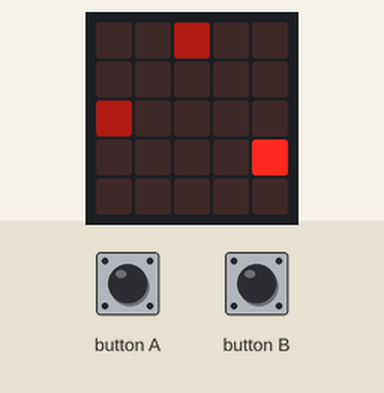
The program below on a simulated BBC micro:bit (MakeCode). On the bench: the board's 5×5 LED display. Inputs (shaded band) come from the test bench. Random numbers come from a fixed seed; the short countdown, score and lost-life animations are approximate; the run ends where the board's game-over animation would start. At 5.7 s the program stops and its outputs stay as they are.

Above: at 1.2 s.
1.3 s: button A pressed for 0.15 s
At 1.89 s:
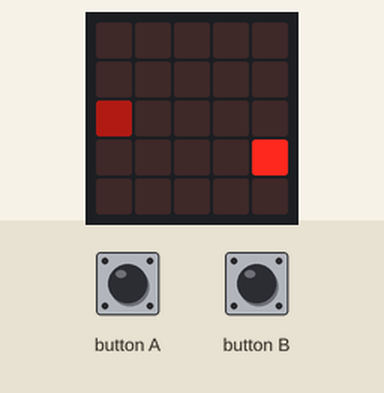
2.0 s: button B pressed for 0.15 s
At 2.42 s:
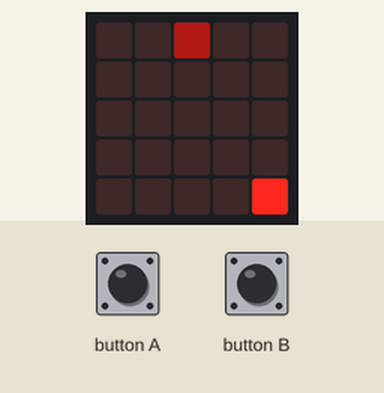
2.7 s: button A pressed for 0.15 s
3.4 s: button B pressed for 0.15 s
At 6.2 s:
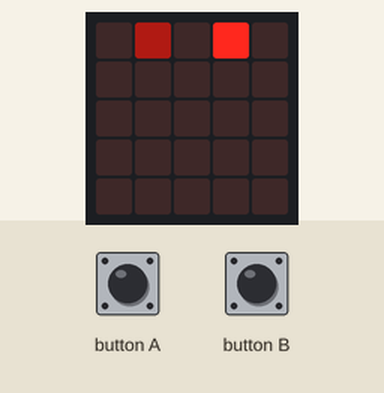
Timing chart, 0 to 7.2 s (numbered marks = the images above; inputs shaded):
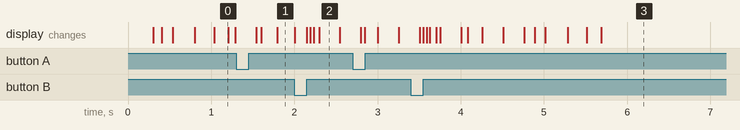

The program:

main.ts
```typescript
function generatePointLocation () {
    point.set(LedSpriteProperty.X, randint(0, 4))
    if (point.get(LedSpriteProperty.X) == 0) {
        point.set(LedSpriteProperty.Y, randint(0, 4))
    } else if (point.get(LedSpriteProperty.X) == 1) {
        trueorfalse = randint(0, 1)
        if (trueorfalse == 0) {
            point.set(LedSpriteProperty.Y, 0)
        } else {
            point.set(LedSpriteProperty.Y, 4)
        }
    } else if (point.get(LedSpriteProperty.X) == 2) {
        trueorfalse = randint(0, 1)
        if (trueorfalse == 0) {
            point.set(LedSpriteProperty.Y, 0)
        } else {
            point.set(LedSpriteProperty.Y, 4)
        }
    } else if (point.get(LedSpriteProperty.X) == 3) {
        trueorfalse = randint(0, 1)
        if (trueorfalse == 0) {
            point.set(LedSpriteProperty.Y, 0)
        } else {
            point.set(LedSpriteProperty.Y, 4)
        }
    } else {
        point.set(LedSpriteProperty.Y, randint(0, 4))
    }
}
input.onButtonPressed(Button.A, function () {
    playerSprite.turn(Direction.Right, 180)
    if (direction == 1) {
        direction = 0
    } else {
        direction = 1
    }
})
function generateBlockLocation () {
    block.set(LedSpriteProperty.X, randint(0, 4))
    if (block.get(LedSpriteProperty.X) == 0) {
        block.set(LedSpriteProperty.Y, randint(0, 4))
    } else if (block.get(LedSpriteProperty.X) == 1) {
        trueorfalse = randint(0, 1)
        if (trueorfalse == 0) {
            block.set(LedSpriteProperty.Y, 0)
        } else {
            block.set(LedSpriteProperty.Y, 4)
        }
    } else if (block.get(LedSpriteProperty.X) == 2) {
        trueorfalse = randint(0, 1)
        if (trueorfalse == 0) {
            block.set(LedSpriteProperty.Y, 0)
        } else {
            block.set(LedSpriteProperty.Y, 4)
        }
    } else if (block.get(LedSpriteProperty.X) == 3) {
        trueorfalse = randint(0, 1)
        if (trueorfalse == 0) {
            block.set(LedSpriteProperty.Y, 0)
        } else {
            block.set(LedSpriteProperty.Y, 4)
        }
    } else {
        block.set(LedSpriteProperty.Y, randint(0, 4))
    }
}
input.onButtonPressed(Button.B, function () {
    if (playerSprite.get(LedSpriteProperty.X) == point.get(LedSpriteProperty.X) && playerSprite.get(LedSpriteProperty.Y) == point.get(LedSpriteProperty.Y)) {
        game.addScore(1)
        if (playerSpeed > 100) {
            playerSpeed += -20
        }
        if (game.score() % 10 == 0) {
            game.addLife(1)
        }
    } else {
        game.removeLife(1)
    }
    generatePointLocation()
    generateBlockLocation()
    while (point.get(LedSpriteProperty.X) == block.get(LedSpriteProperty.X) && point.get(LedSpriteProperty.Y) == block.get(LedSpriteProperty.Y) || (playerSprite.get(LedSpriteProperty.X) == point.get(LedSpriteProperty.X) || playerSprite.get(LedSpriteProperty.Y) == point.get(LedSpriteProperty.Y))) {
        generatePointLocation()
    }
    while (point.get(LedSpriteProperty.X) == block.get(LedSpriteProperty.X) && point.get(LedSpriteProperty.Y) == block.get(LedSpriteProperty.Y) || (playerSprite.get(LedSpriteProperty.X) == block.get(LedSpriteProperty.X) || playerSprite.get(LedSpriteProperty.Y) == block.get(LedSpriteProperty.Y))) {
        generateBlockLocation()
    }
    paused = 1
    basic.pause(500)
    paused = 0
})
// Skapa spelare
// Sätt riktning
// Skapa första målet
// Skapa första blockeringen
// Ändra ljusstyrkor för tydlighet
// Skapa liv
// Sätt startvärde för hastighet
// Se till att spelet är opausat
let trueorfalse = 0
let paused = 0
let playerSpeed = 0
let block: game.LedSprite = null
let point: game.LedSprite = null
let direction = 0
let playerSprite: game.LedSprite = null
playerSprite = game.createSprite(2, 4)
direction = 1
point = game.createSprite(2, 0)
block = game.createSprite(0, 2)
block.set(LedSpriteProperty.Brightness, 55)
point.set(LedSpriteProperty.Blink, 250)
point.set(LedSpriteProperty.Brightness, 55)
game.setLife(3)
playerSpeed = 400
paused = 0
basic.forever(function () {
    while (paused == 0) {
        playerSprite.move(1)
        if (playerSprite.get(LedSpriteProperty.X) == 4 && playerSprite.get(LedSpriteProperty.Y) == 4 || playerSprite.get(LedSpriteProperty.X) == 4 && playerSprite.get(LedSpriteProperty.Y) == 0 || (playerSprite.get(LedSpriteProperty.X) == 0 && playerSprite.get(LedSpriteProperty.Y) == 0 || playerSprite.get(LedSpriteProperty.X) == 0 && playerSprite.get(LedSpriteProperty.Y) == 4)) {
            if (direction == 1) {
                playerSprite.turn(Direction.Left, 90)
            } else {
                playerSprite.turn(Direction.Left, -90)
            }
        }
        if (playerSprite.get(LedSpriteProperty.X) == block.get(LedSpriteProperty.X) && playerSprite.get(LedSpriteProperty.Y) == block.get(LedSpriteProperty.Y)) {
            game.removeLife(1)
            playerSprite.turn(Direction.Right, 180)
            if (direction == 1) {
                direction = 0
            } else {
                direction = 1
            }
        }
        basic.pause(playerSpeed)
    }
    basic.pause(200)
})
```

test.ts
```typescript
// här hamnar tester och detta kompileras inte när det här paketet används som ett tillägg.
```
